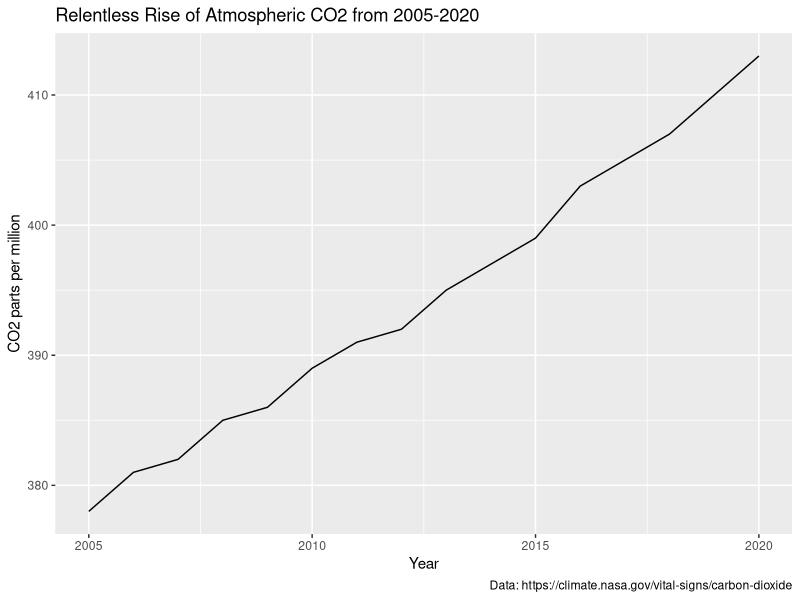
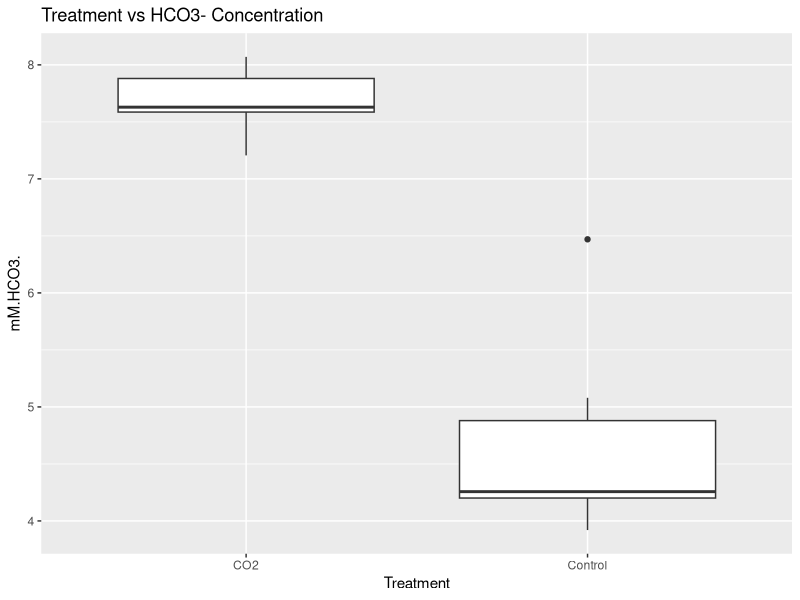
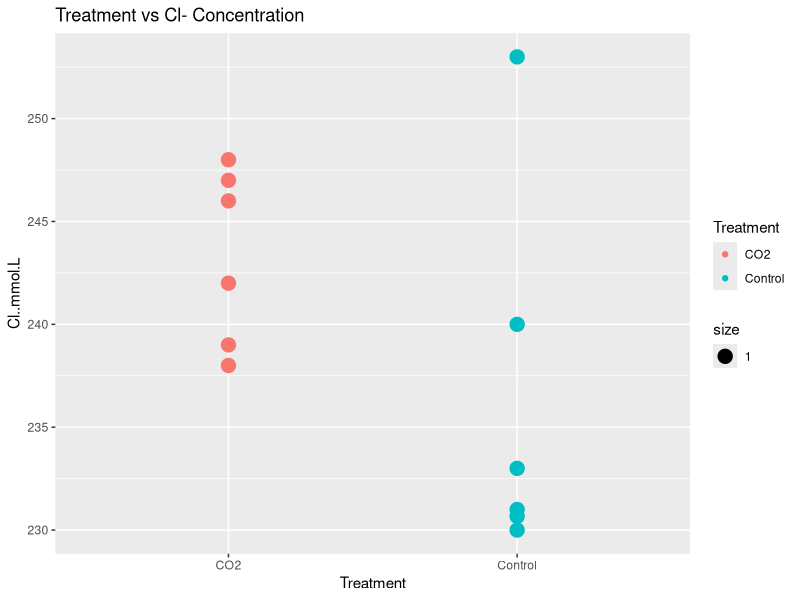
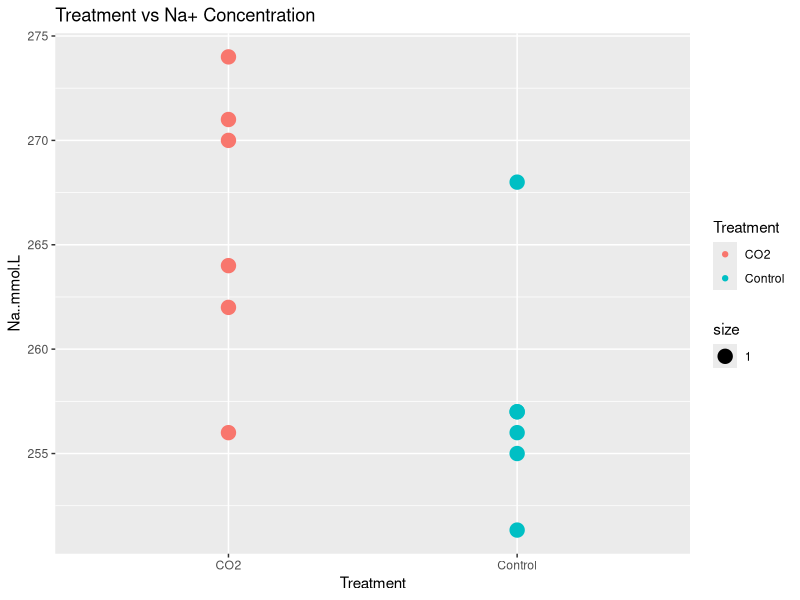
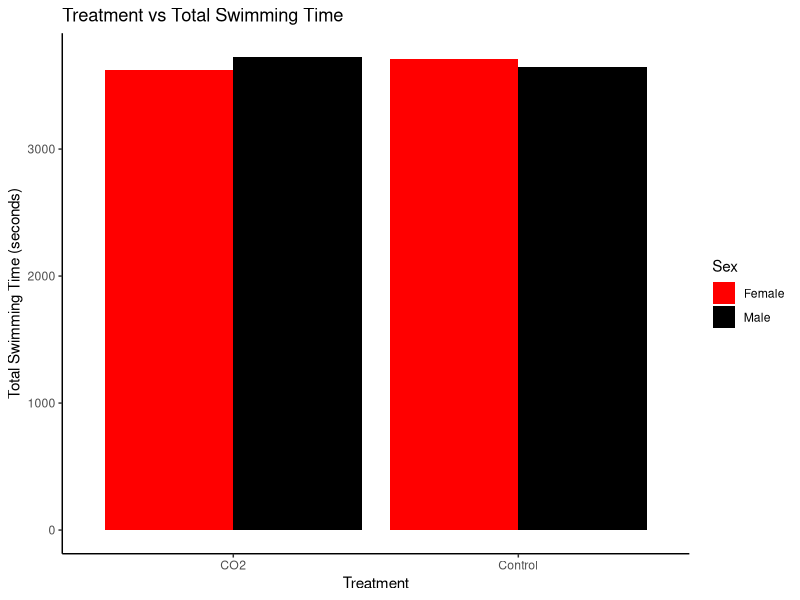

Reproduce these figures in R, in order. (Note: this script raises an error after producing the figures.)
#Ocean Acidification Consequences for Small Spotted CatSharks 

#Install the Appropriate Packages
library(tidyverse)
library(dplyr)

#Set the correct working directory 
setwd("/Users/ojaswiuprety/Desktop/EBIO4420/CompBioLabsAndHomework/Independent Project /")

#This graph was created to show how atmospheric CO2 levels have continued to rise since the beginning of the 21st century
#This graph was created using the data from NASA, Vital Signs of the Planet Measyred at Mauna Loa Observatory, Hawaii.
CO2.data <- read.csv(file="CO2 data .csv")
CO2Graph <- ggplot() + geom_line(aes(y=CO2, x=Year),
                              data=CO2.data)
CO2Graph + labs(title= "Relentless Rise of Atmospheric CO2 from 2005-2020", x= "Year", y= "CO2 parts per million", caption= "Data: https://climate.nasa.gov/vital-signs/carbon-dioxide")

#Import First Data Set Analysing Blood Chemistry of the Sharks
Blood.Chemistry.Data <- read.csv(file="Blood Chemistry Data .csv")
NewBloodChemistryData <- select(Blood.Chemistry.Data, 1, 6, 9, 11)

#This graph was created to show the elevated bicarbonate levels in CO2 exposed sharks 
HCO3Graph<- ggplot(data=NewBloodChemistryData, mapping= aes(x=Treatment, y= mM.HCO3.)) +
  geom_boxplot()
HCO3Graph + labs(title="Treatment vs HCO3- Concentration")

#This graph was created to show the elevated Cl- levels   
ClGraph <- ggplot(data=NewBloodChemistryData, mapping=aes(x=Treatment, y=Cl..mmol.L, color=Treatment, size=1)) +
  geom_point()
ClGraph + labs(title="Treatment vs Cl- Concentration")

#This graph was created to show the elevated Na+ levels 
NaGraph<- ggplot(NewBloodChemistryData, aes(x=Treatment, y= Na..mmol.L, fill=Treatment, color=Treatment, size=1)) +
  geom_point()
NaGraph + labs(title="Treatment vs Na+ Concentration ")

#Import Second Data Set Analysing Behavioral Data 
Swimming.Behaviour.Data <- read.csv(file="Swimming Behaviour Data .csv")

#Find the missing data and assign the modified data to a new variable 
Swimming.Behaviour.Data [! complete.cases(Swimming.Behaviour.Data),]
Swimming.Behaviour.Data[-c(134),]
New.Swimming.Behaviour.Data <- Swimming.Behaviour.Data[-c(134),]

#Check that there is a difference in rows 
nrow(Swimming.Behaviour.Data)
nrow(New.Swimming.Behaviour.Data)

#Compare males and females and their total swimming time  
SwimmingBehaviourData <- select(New.Swimming.Behaviour.Data, 1, 2, 6)

#To omit the Unsexed
SexSwimmingBehaviourData <-SwimmingBehaviourData[-c(135:150),] 

#Check that there is a difference in rows 
nrow(SwimmingBehaviourData)
nrow(SexSwimmingBehaviourData)

#This graph was created to show the difference in swimming times between male and female sharks 
SexPlot <- ggplot(data=SexSwimmingBehaviourData, aes(x=Treatment, y=Total.swimming.time, fill=Sex,)) +
  geom_bar(stat="identity", position=position_dodge()) 

SexPlot + labs(title="Treatment vs Total Swimming Time ", 
               x="Treatment", y = "Total Swimming Time (seconds)")+
  scale_fill_manual(values=c('red','black'))+
  theme_classic()

#Calculate the Averages 
MeanOfGenders <- NewGendersSwimmingBehaviourData %>% group_by(Treatment, Sex) %>% summarise(mean(Total.swimming.time))

#Import Third Data Set Analysing the lateralization data 
Lateralization.data <- read.csv(file="Lateralisation Data .csv")

#This graph was created to show the difference in absolute lateralization between CO2 exposed sharks vs control sharks 
ggplot(data = Lateralization.data, mapping = aes(x = Treatment, y = Absolute.lateralization)) + 
  geom_boxplot() +
  ggtitle("Treatment vs Absolute Lateralization")


